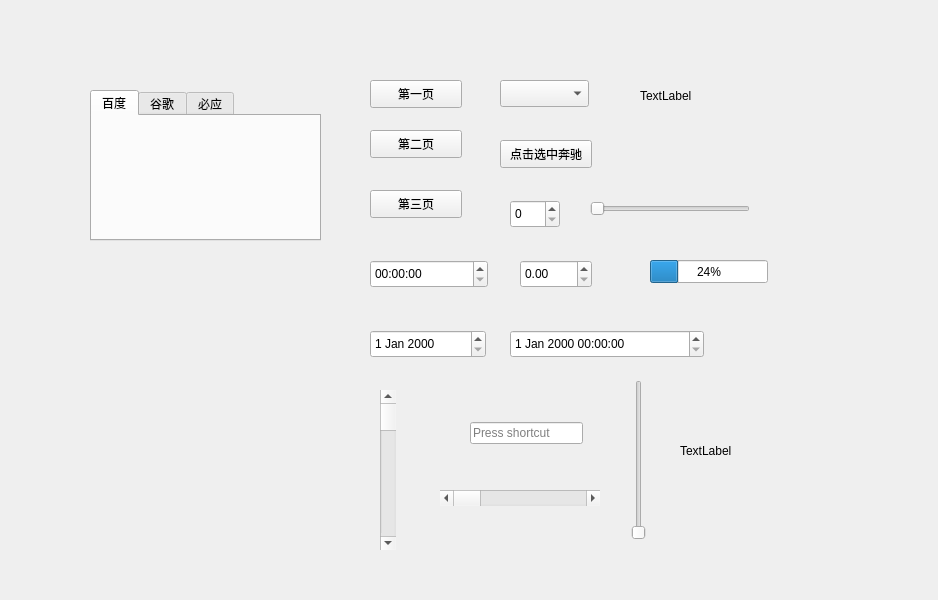
<?xml version="1.0" encoding="UTF-8"?>
<ui version="4.0">
 <class>Widget</class>
 <widget class="QWidget" name="Widget">
  <property name="geometry">
   <rect>
    <x>0</x>
    <y>0</y>
    <width>938</width>
    <height>600</height>
   </rect>
  </property>
  <property name="windowTitle">
   <string>Widget</string>
  </property>
  <widget class="QStackedWidget" name="stackedWidget">
   <property name="geometry">
    <rect>
     <x>90</x>
     <y>60</y>
     <width>241</width>
     <height>501</height>
    </rect>
   </property>
   <property name="currentIndex">
    <number>1</number>
   </property>
   <widget class="QWidget" name="page_4">
    <widget class="QToolBox" name="toolBox">
     <property name="geometry">
      <rect>
       <x>20</x>
       <y>20</y>
       <width>181</width>
       <height>441</height>
      </rect>
     </property>
     <property name="currentIndex">
      <number>2</number>
     </property>
     <widget class="QWidget" name="page">
      <property name="geometry">
       <rect>
        <x>0</x>
        <y>0</y>
        <width>181</width>
        <height>339</height>
       </rect>
      </property>
      <attribute name="label">
       <string>家人</string>
      </attribute>
     </widget>
     <widget class="QWidget" name="page_2">
      <property name="geometry">
       <rect>
        <x>0</x>
        <y>0</y>
        <width>181</width>
        <height>339</height>
       </rect>
      </property>
      <attribute name="label">
       <string>朋友</string>
      </attribute>
     </widget>
     <widget class="QWidget" name="page_3">
      <attribute name="label">
       <string>黑名单</string>
      </attribute>
     </widget>
    </widget>
   </widget>
   <widget class="QWidget" name="page_6">
    <widget class="QTabWidget" name="tabWidget">
     <property name="geometry">
      <rect>
       <x>0</x>
       <y>30</y>
       <width>231</width>
       <height>151</height>
      </rect>
     </property>
     <property name="currentIndex">
      <number>0</number>
     </property>
     <widget class="QWidget" name="tab_1">
      <attribute name="title">
       <string>百度</string>
      </attribute>
     </widget>
     <widget class="QWidget" name="tab_2">
      <attribute name="title">
       <string>谷歌</string>
      </attribute>
     </widget>
     <widget class="QWidget" name="tab">
      <attribute name="title">
       <string>必应</string>
      </attribute>
     </widget>
    </widget>
   </widget>
   <widget class="QWidget" name="page_5">
    <widget class="QScrollArea" name="scrollArea">
     <property name="geometry">
      <rect>
       <x>20</x>
       <y>10</y>
       <width>161</width>
       <height>451</height>
      </rect>
     </property>
     <property name="widgetResizable">
      <bool>true</bool>
     </property>
     <widget class="QWidget" name="scrollAreaWidgetContents">
      <property name="geometry">
       <rect>
        <x>0</x>
        <y>0</y>
        <width>142</width>
        <height>1310</height>
       </rect>
      </property>
      <layout class="QVBoxLayout" name="verticalLayout">
       <item>
        <widget class="QPushButton" name="pushButton">
         <property name="text">
          <string>PushButton</string>
         </property>
        </widget>
       </item>
       <item>
        <widget class="QPushButton" name="pushButton_2">
         <property name="text">
          <string>PushButton</string>
         </property>
        </widget>
       </item>
       <item>
        <widget class="QPushButton" name="pushButton_3">
         <property name="text">
          <string>PushButton</string>
         </property>
        </widget>
       </item>
       <item>
        <widget class="QPushButton" name="pushButton_4">
         <property name="text">
          <string>PushButton</string>
         </property>
        </widget>
       </item>
       <item>
        <widget class="QPushButton" name="pushButton_5">
         <property name="text">
          <string>PushButton</string>
         </property>
        </widget>
       </item>
       <item>
        <widget class="QPushButton" name="pushButton_6">
         <property name="text">
          <string>PushButton</string>
         </property>
        </widget>
       </item>
       <item>
        <widget class="QPushButton" name="pushButton_7">
         <property name="text">
          <string>PushButton</string>
         </property>
        </widget>
       </item>
       <item>
        <widget class="QPushButton" name="pushButton_8">
         <property name="text">
          <string>PushButton</string>
         </property>
        </widget>
       </item>
       <item>
        <widget class="QPushButton" name="pushButton_9">
         <property name="text">
          <string>PushButton</string>
         </property>
        </widget>
       </item>
       <item>
        <widget class="QPushButton" name="pushButton_10">
         <property name="text">
          <string>PushButton</string>
         </property>
        </widget>
       </item>
       <item>
        <widget class="QPushButton" name="pushButton_30">
         <property name="text">
          <string>PushButton</string>
         </property>
        </widget>
       </item>
       <item>
        <widget class="QPushButton" name="pushButton_29">
         <property name="text">
          <string>PushButton</string>
         </property>
        </widget>
       </item>
       <item>
        <widget class="QPushButton" name="pushButton_28">
         <property name="text">
          <string>PushButton</string>
         </property>
        </widget>
       </item>
       <item>
        <widget class="QPushButton" name="pushButton_27">
         <property name="text">
          <string>PushButton</string>
         </property>
        </widget>
       </item>
       <item>
        <widget class="QPushButton" name="pushButton_26">
         <property name="text">
          <string>PushButton</string>
         </property>
        </widget>
       </item>
       <item>
        <widget class="QPushButton" name="pushButton_25">
         <property name="text">
          <string>PushButton</string>
         </property>
        </widget>
       </item>
       <item>
        <widget class="QPushButton" name="pushButton_24">
         <property name="text">
          <string>PushButton</string>
         </property>
        </widget>
       </item>
       <item>
        <widget class="QPushButton" name="pushButton_23">
         <property name="text">
          <string>PushButton</string>
         </property>
        </widget>
       </item>
       <item>
        <widget class="QPushButton" name="pushButton_22">
         <property name="text">
          <string>PushButton</string>
         </property>
        </widget>
       </item>
       <item>
        <widget class="QPushButton" name="pushButton_21">
         <property name="text">
          <string>PushButton</string>
         </property>
        </widget>
       </item>
       <item>
        <widget class="QPushButton" name="pushButton_20">
         <property name="text">
          <string>PushButton</string>
         </property>
        </widget>
       </item>
       <item>
        <widget class="QPushButton" name="pushButton_19">
         <property name="text">
          <string>PushButton</string>
         </property>
        </widget>
       </item>
       <item>
        <widget class="QPushButton" name="pushButton_18">
         <property name="text">
          <string>PushButton</string>
         </property>
        </widget>
       </item>
       <item>
        <widget class="QPushButton" name="pushButton_17">
         <property name="text">
          <string>PushButton</string>
         </property>
        </widget>
       </item>
       <item>
        <widget class="QPushButton" name="pushButton_16">
         <property name="text">
          <string>PushButton</string>
         </property>
        </widget>
       </item>
       <item>
        <widget class="QPushButton" name="pushButton_15">
         <property name="text">
          <string>PushButton</string>
         </property>
        </widget>
       </item>
       <item>
        <widget class="QPushButton" name="pushButton_14">
         <property name="text">
          <string>PushButton</string>
         </property>
        </widget>
       </item>
       <item>
        <widget class="QPushButton" name="pushButton_13">
         <property name="text">
          <string>PushButton</string>
         </property>
        </widget>
       </item>
       <item>
        <widget class="QPushButton" name="pushButton_12">
         <property name="text">
          <string>PushButton</string>
         </property>
        </widget>
       </item>
       <item>
        <widget class="QPushButton" name="pushButton_11">
         <property name="text">
          <string>PushButton</string>
         </property>
        </widget>
       </item>
       <item>
        <widget class="QPushButton" name="pushButton_31">
         <property name="text">
          <string>PushButton</string>
         </property>
        </widget>
       </item>
       <item>
        <widget class="QPushButton" name="pushButton_32">
         <property name="text">
          <string>PushButton</string>
         </property>
        </widget>
       </item>
       <item>
        <widget class="QPushButton" name="pushButton_37">
         <property name="text">
          <string>PushButton</string>
         </property>
        </widget>
       </item>
       <item>
        <widget class="QPushButton" name="pushButton_36">
         <property name="text">
          <string>PushButton</string>
         </property>
        </widget>
       </item>
       <item>
        <widget class="QPushButton" name="pushButton_35">
         <property name="text">
          <string>PushButton</string>
         </property>
        </widget>
       </item>
       <item>
        <widget class="QPushButton" name="pushButton_34">
         <property name="text">
          <string>PushButton</string>
         </property>
        </widget>
       </item>
       <item>
        <widget class="QPushButton" name="pushButton_33">
         <property name="text">
          <string>PushButton</string>
         </property>
        </widget>
       </item>
      </layout>
     </widget>
    </widget>
   </widget>
  </widget>
  <widget class="QPushButton" name="btn_p1">
   <property name="geometry">
    <rect>
     <x>370</x>
     <y>80</y>
     <width>92</width>
     <height>28</height>
    </rect>
   </property>
   <property name="text">
    <string>第一页</string>
   </property>
  </widget>
  <widget class="QPushButton" name="btn_p2">
   <property name="geometry">
    <rect>
     <x>370</x>
     <y>130</y>
     <width>92</width>
     <height>28</height>
    </rect>
   </property>
   <property name="text">
    <string>第二页</string>
   </property>
  </widget>
  <widget class="QPushButton" name="btn_p3">
   <property name="geometry">
    <rect>
     <x>370</x>
     <y>190</y>
     <width>92</width>
     <height>28</height>
    </rect>
   </property>
   <property name="text">
    <string>第三页</string>
   </property>
  </widget>
  <widget class="QComboBox" name="comboBox">
   <property name="geometry">
    <rect>
     <x>500</x>
     <y>80</y>
     <width>89</width>
     <height>27</height>
    </rect>
   </property>
  </widget>
  <widget class="QPushButton" name="btn_benz">
   <property name="geometry">
    <rect>
     <x>500</x>
     <y>140</y>
     <width>92</width>
     <height>28</height>
    </rect>
   </property>
   <property name="text">
    <string>点击选中奔驰</string>
   </property>
  </widget>
  <widget class="QSpinBox" name="spinBox">
   <property name="geometry">
    <rect>
     <x>510</x>
     <y>200</y>
     <width>50</width>
     <height>28</height>
    </rect>
   </property>
  </widget>
  <widget class="QDoubleSpinBox" name="doubleSpinBox">
   <property name="geometry">
    <rect>
     <x>520</x>
     <y>260</y>
     <width>72</width>
     <height>28</height>
    </rect>
   </property>
  </widget>
  <widget class="QTimeEdit" name="timeEdit">
   <property name="geometry">
    <rect>
     <x>370</x>
     <y>260</y>
     <width>118</width>
     <height>28</height>
    </rect>
   </property>
  </widget>
  <widget class="QDateEdit" name="dateEdit">
   <property name="geometry">
    <rect>
     <x>370</x>
     <y>330</y>
     <width>116</width>
     <height>28</height>
    </rect>
   </property>
  </widget>
  <widget class="QDateTimeEdit" name="dateTimeEdit">
   <property name="geometry">
    <rect>
     <x>510</x>
     <y>330</y>
     <width>194</width>
     <height>28</height>
    </rect>
   </property>
  </widget>
  <widget class="QScrollBar" name="horizontalScrollBar">
   <property name="geometry">
    <rect>
     <x>440</x>
     <y>490</y>
     <width>160</width>
     <height>16</height>
    </rect>
   </property>
   <property name="orientation">
    <enum>Qt::Orientation::Horizontal</enum>
   </property>
  </widget>
  <widget class="QScrollBar" name="verticalScrollBar">
   <property name="geometry">
    <rect>
     <x>380</x>
     <y>390</y>
     <width>16</width>
     <height>160</height>
    </rect>
   </property>
   <property name="orientation">
    <enum>Qt::Orientation::Vertical</enum>
   </property>
  </widget>
  <widget class="QSlider" name="horizontalSlider">
   <property name="geometry">
    <rect>
     <x>590</x>
     <y>200</y>
     <width>160</width>
     <height>18</height>
    </rect>
   </property>
   <property name="orientation">
    <enum>Qt::Orientation::Horizontal</enum>
   </property>
  </widget>
  <widget class="QSlider" name="verticalSlider">
   <property name="geometry">
    <rect>
     <x>630</x>
     <y>380</y>
     <width>18</width>
     <height>160</height>
    </rect>
   </property>
   <property name="orientation">
    <enum>Qt::Orientation::Vertical</enum>
   </property>
  </widget>
  <widget class="QKeySequenceEdit" name="keySequenceEdit">
   <property name="geometry">
    <rect>
     <x>470</x>
     <y>420</y>
     <width>113</width>
     <height>27</height>
    </rect>
   </property>
  </widget>
  <widget class="QLabel" name="label">
   <property name="geometry">
    <rect>
     <x>680</x>
     <y>400</y>
     <width>111</width>
     <height>101</height>
    </rect>
   </property>
   <property name="text">
    <string>TextLabel</string>
   </property>
  </widget>
  <widget class="QLabel" name="label_movie">
   <property name="geometry">
    <rect>
     <x>640</x>
     <y>30</y>
     <width>271</width>
     <height>131</height>
    </rect>
   </property>
   <property name="text">
    <string>TextLabel</string>
   </property>
  </widget>
  <widget class="QProgressBar" name="progressBar">
   <property name="geometry">
    <rect>
     <x>650</x>
     <y>260</y>
     <width>118</width>
     <height>23</height>
    </rect>
   </property>
   <property name="value">
    <number>24</number>
   </property>
  </widget>
 </widget>
 <resources/>
 <connections/>
</ui>
